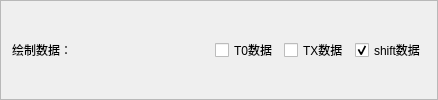
            <widget class="QFrame" name="gbDrawData">
             <property name="frameShape">
              <enum>QFrame::Shape::StyledPanel</enum>
             </property>
             <property name="frameShadow">
              <enum>QFrame::Shadow::Sunken</enum>
             </property>
             <layout class="QHBoxLayout" name="horizontalLayout">
              <item>
               <widget class="QLabel" name="lblDrawData">
                <property name="text">
                 <string>绘制数据：</string>
                </property>
               </widget>
              </item>
              <item>
               <spacer name="horizontalSpacer">
                <property name="orientation">
                 <enum>Qt::Orientation::Horizontal</enum>
                </property>
                <property name="sizeHint" stdset="0">
                 <size>
                  <width>137</width>
                  <height>20</height>
                 </size>
                </property>
               </spacer>
              </item>
              <item>
               <widget class="QCheckBox" name="chkDrawT0">
                <property name="text">
                 <string>T0数据</string>
                </property>
               </widget>
              </item>
              <item>
               <widget class="QCheckBox" name="chkDrawTx">
                <property name="text">
                 <string>TX数据</string>
                </property>
               </widget>
              </item>
              <item>
               <widget class="QCheckBox" name="chkDrawShift">
                <property name="text">
                 <string>shift数据</string>
                </property>
                <property name="checked">
                 <bool>true</bool>
                </property>
               </widget>
              </item>
             </layout>
            </widget>
